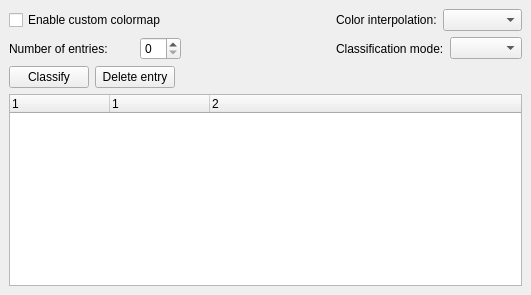
     <widget class="QWidget" name="tabPageColormap" >
      <attribute name="title" >
       <string>Colormap</string>
      </attribute>
      <layout class="QGridLayout" >
       <property name="margin" >
        <number>9</number>
       </property>
       <property name="spacing" >
        <number>6</number>
       </property>
       <item row="1" column="4" >
        <layout class="QHBoxLayout" >
         <property name="margin" >
          <number>0</number>
         </property>
         <property name="spacing" >
          <number>6</number>
         </property>
         <item>
          <widget class="QLabel" name="mClassificationModeLabel" >
           <property name="text" >
            <string>Classification mode:</string>
           </property>
          </widget>
         </item>
         <item>
          <widget class="QComboBox" name="mClassificationModeComboBox" />
         </item>
        </layout>
       </item>
       <item row="0" column="4" >
        <layout class="QHBoxLayout" >
         <property name="margin" >
          <number>0</number>
         </property>
         <property name="spacing" >
          <number>6</number>
         </property>
         <item>
          <widget class="QLabel" name="mColorInterpolationLabel" >
           <property name="text" >
            <string>Color interpolation:</string>
           </property>
          </widget>
         </item>
         <item>
          <widget class="QComboBox" name="mColorInterpolationComboBox" />
         </item>
        </layout>
       </item>
       <item row="1" column="3" >
        <spacer>
         <property name="orientation" >
          <enum>Qt::Horizontal</enum>
         </property>
         <property name="sizeHint" >
          <size>
           <width>61</width>
           <height>20</height>
          </size>
         </property>
        </spacer>
       </item>
       <item row="0" column="3" >
        <spacer>
         <property name="orientation" >
          <enum>Qt::Horizontal</enum>
         </property>
         <property name="sizeHint" >
          <size>
           <width>71</width>
           <height>20</height>
          </size>
         </property>
        </spacer>
       </item>
       <item row="1" column="0" colspan="3" >
        <layout class="QHBoxLayout" >
         <property name="margin" >
          <number>0</number>
         </property>
         <property name="spacing" >
          <number>6</number>
         </property>
         <item>
          <widget class="QLabel" name="mNumberOfEntriesLabel" >
           <property name="text" >
            <string>Number of entries:</string>
           </property>
          </widget>
         </item>
         <item>
          <widget class="QSpinBox" name="mNumberOfEntriesBox" >
           <property name="sizePolicy" >
            <sizepolicy>
             <hsizetype>0</hsizetype>
             <vsizetype>0</vsizetype>
             <horstretch>0</horstretch>
             <verstretch>0</verstretch>
            </sizepolicy>
           </property>
          </widget>
         </item>
        </layout>
       </item>
       <item row="0" column="0" colspan="3" >
        <widget class="QCheckBox" name="mEnableCustomColormapBox" >
         <property name="text" >
          <string>Enable custom colormap</string>
         </property>
        </widget>
       </item>
       <item row="3" column="0" colspan="5" >
        <widget class="QTreeWidget" name="mColormapTreeWidget" >
         <property name="columnCount" >
          <number>3</number>
         </property>
         <column>
          <property name="text" >
           <string>1</string>
          </property>
         </column>
         <column>
          <property name="text" >
           <string>1</string>
          </property>
         </column>
         <column>
          <property name="text" >
           <string>2</string>
          </property>
         </column>
        </widget>
       </item>
       <item row="2" column="0" >
        <widget class="QPushButton" name="mClassifyButton" >
         <property name="text" >
          <string>Classify</string>
         </property>
        </widget>
       </item>
       <item row="2" column="1" >
        <widget class="QPushButton" name="mDeleteEntryButton" >
         <property name="text" >
          <string>Delete entry</string>
         </property>
        </widget>
       </item>
       <item row="2" column="2" colspan="3" >
        <spacer>
         <property name="orientation" >
          <enum>Qt::Horizontal</enum>
         </property>
         <property name="sizeHint" >
          <size>
           <width>341</width>
           <height>20</height>
          </size>
         </property>
        </spacer>
       </item>
      </layout>
     </widget>
